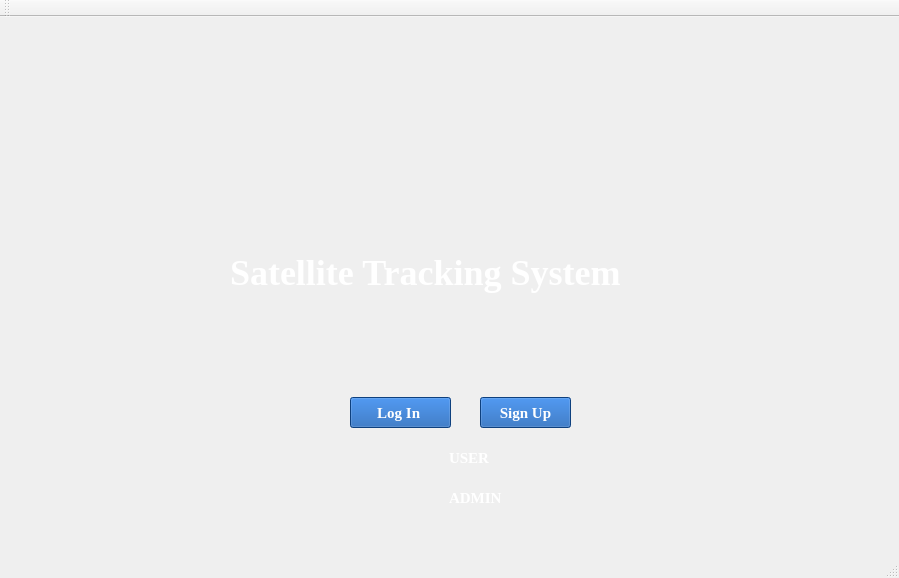
<?xml version="1.0" encoding="UTF-8"?>
<ui version="4.0">
 <class>MainWindow</class>
 <widget class="QMainWindow" name="MainWindow">
  <property name="geometry">
   <rect>
    <x>0</x>
    <y>0</y>
    <width>899</width>
    <height>578</height>
   </rect>
  </property>
  <property name="font">
   <font>
    <family>Times New Roman</family>
    <pointsize>26</pointsize>
    <weight>75</weight>
    <bold>true</bold>
   </font>
  </property>
  <property name="windowTitle">
   <string>MainWindow</string>
  </property>
  <property name="styleSheet">
   <string notr="true">QWidget#centralwidget{
	border-image: url(:/images/Background.jpg) 0 0 0 0 stretch stretch;
    border-repeat: no-repeat ;
	border-position: center;
}
</string>
  </property>
  <widget class="QWidget" name="centralwidget">
   <widget class="QLabel" name="label">
    <property name="geometry">
     <rect>
      <x>230</x>
      <y>180</y>
      <width>541</width>
      <height>151</height>
     </rect>
    </property>
    <property name="palette">
     <palette>
      <active>
       <colorrole role="WindowText">
        <brush brushstyle="SolidPattern">
         <color alpha="255">
          <red>255</red>
          <green>255</green>
          <blue>255</blue>
         </color>
        </brush>
       </colorrole>
       <colorrole role="Text">
        <brush brushstyle="SolidPattern">
         <color alpha="255">
          <red>255</red>
          <green>255</green>
          <blue>255</blue>
         </color>
        </brush>
       </colorrole>
       <colorrole role="ButtonText">
        <brush brushstyle="SolidPattern">
         <color alpha="255">
          <red>255</red>
          <green>255</green>
          <blue>255</blue>
         </color>
        </brush>
       </colorrole>
      </active>
      <inactive>
       <colorrole role="WindowText">
        <brush brushstyle="SolidPattern">
         <color alpha="255">
          <red>255</red>
          <green>255</green>
          <blue>255</blue>
         </color>
        </brush>
       </colorrole>
       <colorrole role="Text">
        <brush brushstyle="SolidPattern">
         <color alpha="255">
          <red>255</red>
          <green>255</green>
          <blue>255</blue>
         </color>
        </brush>
       </colorrole>
       <colorrole role="ButtonText">
        <brush brushstyle="SolidPattern">
         <color alpha="255">
          <red>255</red>
          <green>255</green>
          <blue>255</blue>
         </color>
        </brush>
       </colorrole>
      </inactive>
      <disabled>
       <colorrole role="WindowText">
        <brush brushstyle="SolidPattern">
         <color alpha="255">
          <red>255</red>
          <green>255</green>
          <blue>255</blue>
         </color>
        </brush>
       </colorrole>
       <colorrole role="Text">
        <brush brushstyle="SolidPattern">
         <color alpha="255">
          <red>255</red>
          <green>255</green>
          <blue>255</blue>
         </color>
        </brush>
       </colorrole>
       <colorrole role="ButtonText">
        <brush brushstyle="SolidPattern">
         <color alpha="255">
          <red>255</red>
          <green>255</green>
          <blue>255</blue>
         </color>
        </brush>
       </colorrole>
      </disabled>
     </palette>
    </property>
    <property name="font">
     <font>
      <family>Times New Roman</family>
      <pointsize>27</pointsize>
      <weight>75</weight>
      <bold>true</bold>
     </font>
    </property>
    <property name="toolTipDuration">
     <number>-7</number>
    </property>
    <property name="styleSheet">
     <string notr="true">color: white;</string>
    </property>
    <property name="text">
     <string>Satellite Tracking System</string>
    </property>
   </widget>
   <widget class="QPushButton" name="pushButton">
    <property name="geometry">
     <rect>
      <x>350</x>
      <y>380</y>
      <width>101</width>
      <height>31</height>
     </rect>
    </property>
    <property name="font">
     <font>
      <family>Times New Roman</family>
      <pointsize>11</pointsize>
      <weight>75</weight>
      <bold>true</bold>
     </font>
    </property>
    <property name="styleSheet">
     <string notr="true">color: white;
background: rgb(20, 90, 176);</string>
    </property>
    <property name="text">
     <string>Log In </string>
    </property>
   </widget>
   <widget class="QPushButton" name="pushButton_2">
    <property name="geometry">
     <rect>
      <x>480</x>
      <y>380</y>
      <width>91</width>
      <height>31</height>
     </rect>
    </property>
    <property name="font">
     <font>
      <family>Times New Roman</family>
      <pointsize>11</pointsize>
      <weight>75</weight>
      <bold>true</bold>
     </font>
    </property>
    <property name="styleSheet">
     <string notr="true">color: white;
background: rgb(20, 90, 176);</string>
    </property>
    <property name="text">
     <string>Sign Up</string>
    </property>
   </widget>
   <widget class="QCheckBox" name="checkBox">
    <property name="geometry">
     <rect>
      <x>430</x>
      <y>420</y>
      <width>101</width>
      <height>41</height>
     </rect>
    </property>
    <property name="font">
     <font>
      <family>Times New Roman</family>
      <pointsize>11</pointsize>
      <weight>75</weight>
      <bold>true</bold>
     </font>
    </property>
    <property name="styleSheet">
     <string notr="true">color: white;
background: transparent;</string>
    </property>
    <property name="text">
     <string>USER </string>
    </property>
   </widget>
   <widget class="QCheckBox" name="checkBox_2">
    <property name="geometry">
     <rect>
      <x>430</x>
      <y>460</y>
      <width>101</width>
      <height>41</height>
     </rect>
    </property>
    <property name="font">
     <font>
      <family>Times New Roman</family>
      <pointsize>11</pointsize>
      <weight>75</weight>
      <bold>true</bold>
     </font>
    </property>
    <property name="styleSheet">
     <string notr="true">color: white;
background: transparent;</string>
    </property>
    <property name="text">
     <string>ADMIN</string>
    </property>
   </widget>
  </widget>
  <widget class="QMenuBar" name="menubar">
   <property name="geometry">
    <rect>
     <x>0</x>
     <y>0</y>
     <width>899</width>
     <height>26</height>
    </rect>
   </property>
  </widget>
  <widget class="QStatusBar" name="statusbar"/>
  <widget class="QToolBar" name="toolBar">
   <property name="windowTitle">
    <string>toolBar</string>
   </property>
   <attribute name="toolBarArea">
    <enum>TopToolBarArea</enum>
   </attribute>
   <attribute name="toolBarBreak">
    <bool>false</bool>
   </attribute>
  </widget>
 </widget>
 <resources>
  <include location="resource.qrc"/>
 </resources>
 <connections/>
</ui>
